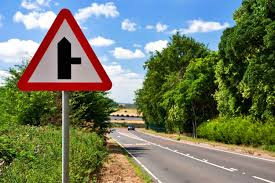
#> input picture image.png, 275 x 183 px
$ python -i Segmentation.py   (imports and definitions only)
#> lines starting #> are read from the running program, lines starting #| are printed output that depends on the picture; after the words box and inside, x2 and y2 are one past the last pixel; in counts of white or black regions, pixels touching at a corner belong together
import cv2
import numpy as np
import matplotlib.pyplot as plt


def isolate_signs(image_path):
    """Converts image to HSV and extracts RED, BLUE, and YELLOW objects."""
#> called with image_path = 'image.png'
    img_bgr = cv2.imread(image_path)
#> img_bgr is the input picture: shape (183, 275, 3); mean B, G, R 101.4, 123.2, 114.6
    if img_bgr is None:
        return None, None  # Fails gracefully if image is missing

    img_rgb = cv2.cvtColor(img_bgr, cv2.COLOR_BGR2RGB)
    # Smooth to reduce color spikes
    blurred_bgr = cv2.GaussianBlur(img_bgr, (5, 5), 0)
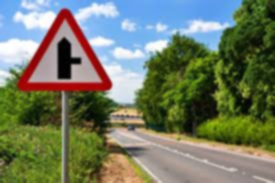
#> blurred_bgr: shape (183, 275, 3); mean B, G, R 101.3, 123.2, 114.6
    # Convert to HSV for better color segmentation
    img_hsv = cv2.cvtColor(blurred_bgr, cv2.COLOR_BGR2HSV)
#> img_hsv: shape (183, 275, 3); mean H, S, V 55.7, 129.3, 143.2

    # 1. RED Masks
    lower_red1 = np.array([0, 50, 50])
    upper_red1 = np.array([10, 255, 255])
    lower_red2 = np.array([160, 50, 50])
    upper_red2 = np.array([180, 255, 255])
    mask_red = cv2.inRange(img_hsv, lower_red1, upper_red1) + cv2.inRange(img_hsv, lower_red2, upper_red2)
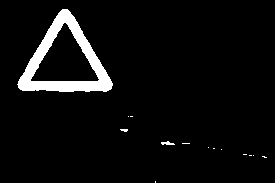
#> mask_red: shape (183, 275); 5.2% white; 14 white regions (12 under 20 px), largest, box (x1, y1, x2, y2) and area: (17, 9, 113, 92) 2532, (161, 141, 175, 145) 35

    # 2. BLUE Mask (Catches mandatory signs like "Turn Right")
    lower_blue = np.array([100, 50, 50])
    upper_blue = np.array([140, 255, 255])
    mask_blue = cv2.inRange(img_hsv, lower_blue, upper_blue)
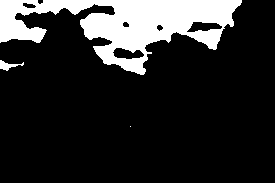
#> mask_blue: shape (183, 275); 16.8% white; 3 white regions (1 under 20 px), largest, box (x1, y1, x2, y2) and area: (0, 0, 242, 75) 8335, (0, 60, 24, 71) 110

    # 3. YELLOW Mask (Catches warning signs and some temporary signs)
    lower_yellow = np.array([15, 100, 100])
    upper_yellow = np.array([35, 255, 255])
    mask_yellow = cv2.inRange(img_hsv, lower_yellow, upper_yellow)
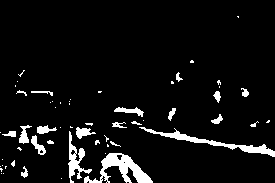
#> mask_yellow: shape (183, 275); 6.4% white; 58 white regions (36 under 20 px), largest, box (x1, y1, x2, y2) and area: (84, 153, 153, 183) 828, (139, 127, 275, 157) 660, (68, 131, 92, 183) 396

    # Combine Masks!
    combined_mask = mask_red + mask_blue + mask_yellow
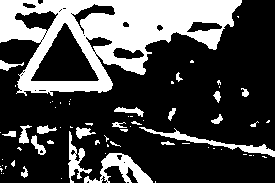
#> combined_mask: shape (183, 275); 28.4% white; 69 white regions (46 under 20 px), largest, box (x1, y1, x2, y2) and area: (0, 0, 242, 96) 10960, (84, 153, 153, 183) 828, (139, 127, 275, 157) 660

    return combined_mask, img_rgb


def clean_mask_and_get_bounding_box(original_img_rgb, binary_mask):
    """Cleans mask and finds the bounding box, forgiving tiny images."""
    if binary_mask is None or original_img_rgb is None:
        return None

    kernel = np.ones((3, 3), np.uint8)
    # Closing operation to fill small holes in the mask
    clean_mask = cv2.morphologyEx(binary_mask, cv2.MORPH_CLOSE, kernel)
    # Find outlines of the detected areas
    contours, _ = cv2.findContours(clean_mask, cv2.RETR_EXTERNAL, cv2.CHAIN_APPROX_SIMPLE)

    if contours:
        # Just grab the absolute largest color blob, ignoring area limits
        largest_contour = max(contours, key=cv2.contourArea)


        # Lowered the strict area requirement from 50 to 10 for tiny GTSRB images
        if cv2.contourArea(largest_contour) > 10:
            x, y, w, h = cv2.boundingRect(largest_contour)
            # Crop out the sign
            cropped_sign = original_img_rgb[y:y + h, x:x + w]
            return cropped_sign

    return None

>>> result = isolate_signs('image.png')
